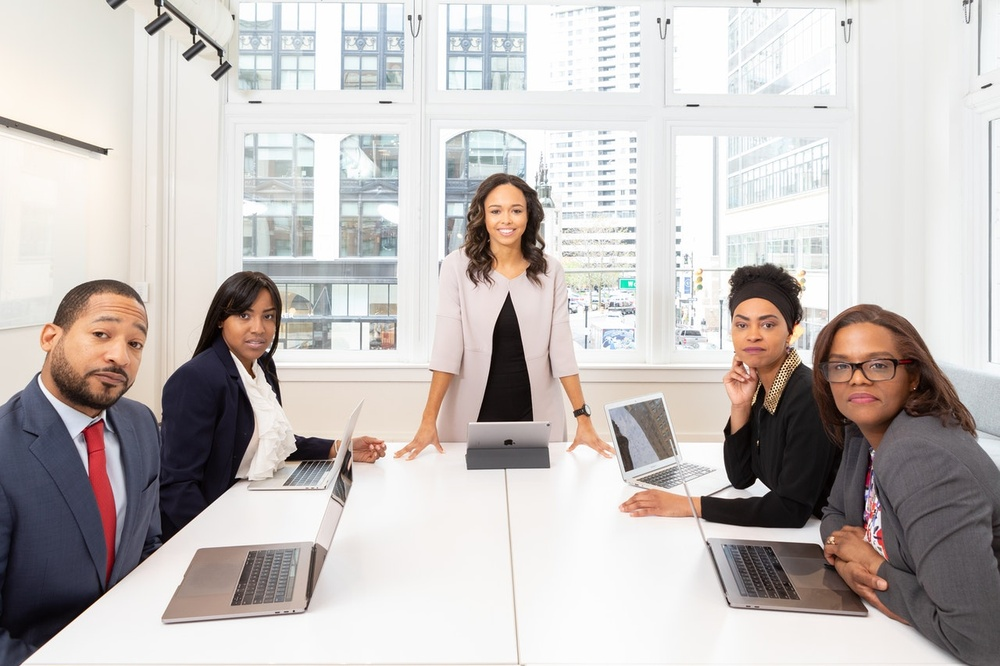
#> input picture test.jpg, 1000 x 666 px, shrunk from 1280 x 853 before the run, found by its file name
$ python Image_Enhancement.py
#> lines starting #> are read from the running program, lines starting #| are printed output that depends on the picture
from PIL import Image, ImageEnhance

def enhance_image(image_path, output_path, contrast=1.5, brightness=1.2, sharpness=1.5):

#> called with contrast = 1.5, brightness = 1.2, sharpness = 1.5
    try:

        image = Image.open(image_path)
#> image is the input picture: PIL image 1000x666 RGB; mean R, G, B 196.6, 190.8, 188.8


        enhancer = ImageEnhance.Contrast(image)
        image = enhancer.enhance(contrast)
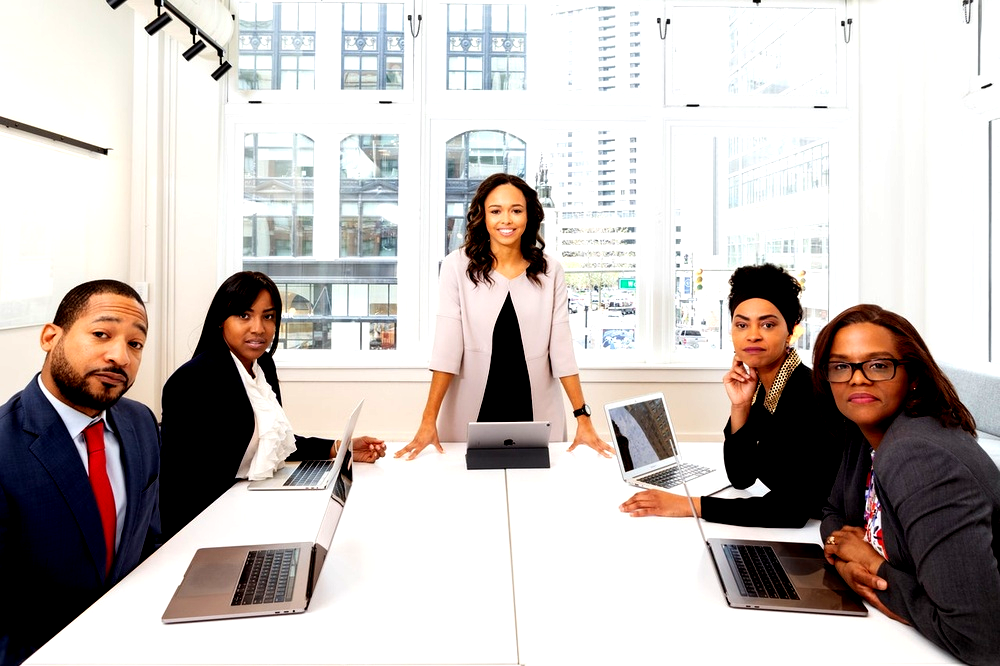
#> image: PIL image 1000x666 RGB; mean R, G, B 195.6, 188.3, 185.4


        enhancer = ImageEnhance.Brightness(image)
        image = enhancer.enhance(brightness)
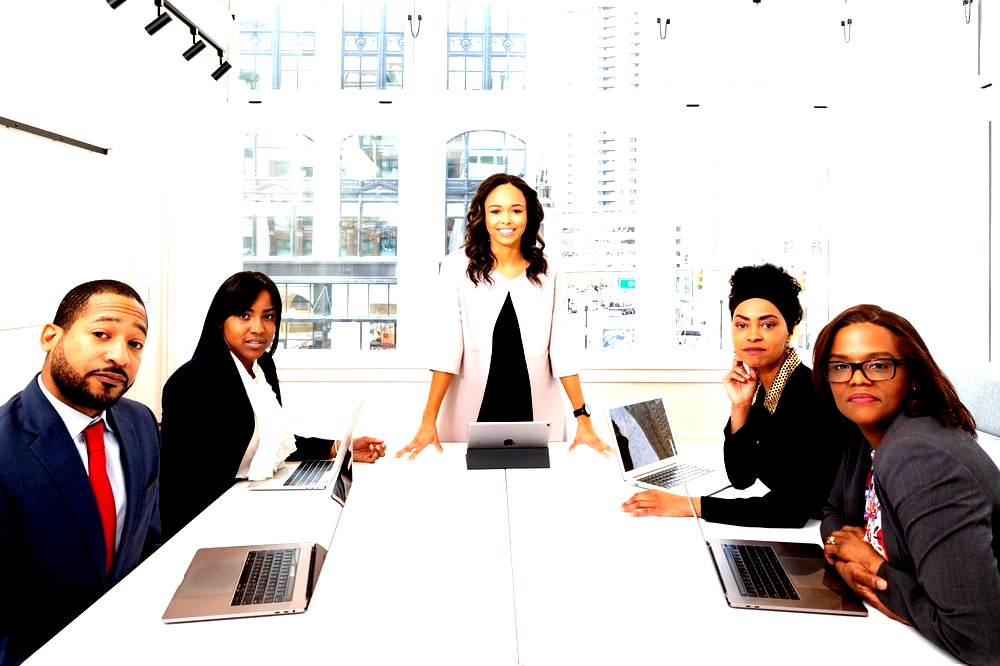
#> image: PIL image 1000x666 RGB; mean R, G, B 203, 196.2, 194.1


        enhancer = ImageEnhance.Sharpness(image)
        image = enhancer.enhance(sharpness)


        image.save(output_path)
        print(f"Enhanced image saved at: {output_path}")

    except FileNotFoundError:
        print(f"Error: The file at {image_path} was not found.")
    except Exception as e:
        print(f"An error occurred: {e}")

def main():


    input_image_path = r'C:\Users\alway\Desktop\Image Enhancement\test.jpg'


    output_image_path = r'C:\Users\alway\Desktop\Image Enhancement\enhanced_image.jpg'


    enhance_image(input_image_path, output_image_path)

if __name__ == "__main__":
    main()
